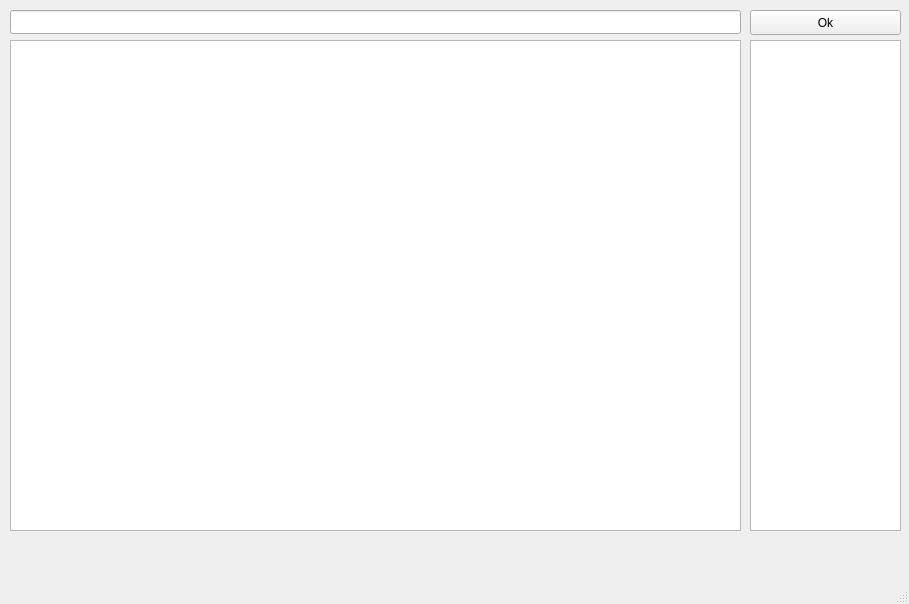
<?xml version="1.0" encoding="UTF-8"?>
<ui version="4.0">
 <class>MainWindow</class>
 <widget class="QMainWindow" name="MainWindow">
  <property name="geometry">
   <rect>
    <x>0</x>
    <y>0</y>
    <width>909</width>
    <height>604</height>
   </rect>
  </property>
  <property name="windowTitle">
   <string>MainWindow</string>
  </property>
  <widget class="QWidget" name="centralwidget">
   <widget class="QLineEdit" name="lineEdit">
    <property name="geometry">
     <rect>
      <x>10</x>
      <y>10</y>
      <width>731</width>
      <height>24</height>
     </rect>
    </property>
   </widget>
   <widget class="QPushButton" name="startButtom">
    <property name="geometry">
     <rect>
      <x>750</x>
      <y>10</y>
      <width>151</width>
      <height>25</height>
     </rect>
    </property>
    <property name="text">
     <string>Ok</string>
    </property>
   </widget>
   <widget class="QGraphicsView" name="graphicsView">
    <property name="geometry">
     <rect>
      <x>10</x>
      <y>40</y>
      <width>731</width>
      <height>491</height>
     </rect>
    </property>
    <property name="font">
     <font>
      <pointsize>16</pointsize>
     </font>
    </property>
   </widget>
   <widget class="QGraphicsView" name="Task">
    <property name="geometry">
     <rect>
      <x>750</x>
      <y>40</y>
      <width>151</width>
      <height>491</height>
     </rect>
    </property>
   </widget>
   <widget class="QLabel" name="textTask">
    <property name="geometry">
     <rect>
      <x>10</x>
      <y>535</y>
      <width>891</width>
      <height>31</height>
     </rect>
    </property>
    <property name="font">
     <font>
      <pointsize>16</pointsize>
     </font>
    </property>
    <property name="text">
     <string/>
    </property>
    <property name="textFormat">
     <enum>Qt::AutoText</enum>
    </property>
    <property name="scaledContents">
     <bool>true</bool>
    </property>
   </widget>
  </widget>
  <widget class="QMenuBar" name="menubar">
   <property name="geometry">
    <rect>
     <x>0</x>
     <y>0</y>
     <width>909</width>
     <height>25</height>
    </rect>
   </property>
  </widget>
  <widget class="QStatusBar" name="statusbar"/>
 </widget>
 <resources/>
 <connections/>
</ui>
